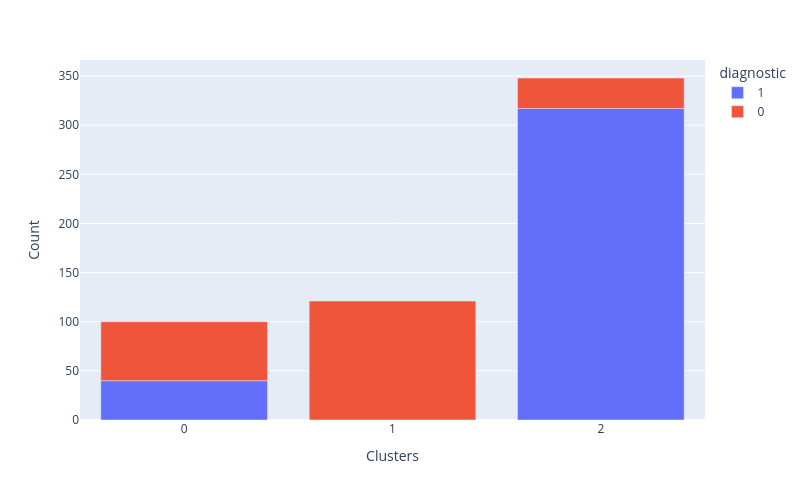
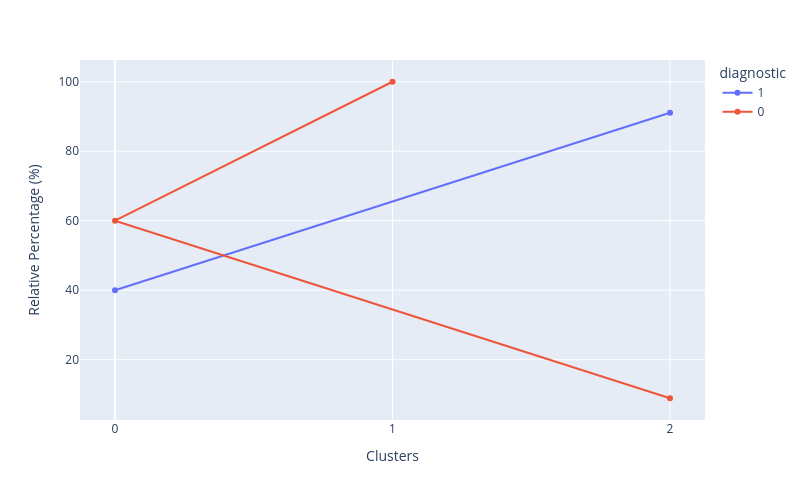

The notebook cell these images were saved under, in order:
### Markdown cell above
<img width="3%" height="3%" align="top"  src=" https://codeinstitute.s3.amazonaws.com/predictive_analytics/jupyter_notebook_icons/Result.png
"> 

Let's analyse the plots
* The first plot shows that cluster 0 has malignant cases only. Cluster 1 a mix of both cases with malignant predominant. The last cluster is predominantly benign cases (however, there are few malignant cases. If required, you could do a data analysis later on these malignant cases.)
* The second plot reveals the percentage presence of Diagnostic (malignant and benign) and displays the percentage in each cluster.

### Code cell
df_cluster_vs_diagnostic = df_diagnostic.reset_index(drop=True).copy()
df_cluster_vs_diagnostic['Clusters'] = X['Clusters']

df_cluster_vs_diagnostic["diagnostic"].unique()

cluster_distribution_per_variable(df=df_cluster_vs_diagnostic, target='diagnostic')

### Figure 1 — Plotly figure (JSON) as saved in the notebook; plotly's stock layout.template omitted (floating-point values rounded to 4 significant figures)
{"data": [{"hovertemplate": "diagnostic=1<br>Clusters=%{x}<br>Count=%{y}<extra></extra>", "legendgroup": "1", "marker": {"color": "#636efa", "pattern": {"shape": ""}}, "name": "1", "orientation": "v", "showlegend": true, "textposition": "auto", "type": "bar", "x": [2, 0], "xaxis": "x", "y": [317, 40], "yaxis": "y"}, {"hovertemplate": "diagnostic=0<br>Clusters=%{x}<br>Count=%{y}<extra></extra>", "legendgroup": "0", "marker": {"color": "#EF553B", "pattern": {"shape": ""}}, "name": "0", "orientation": "v", "showlegend": true, "textposition": "auto", "type": "bar", "x": [1, 0, 2], "xaxis": "x", "y": [121, 60, 31], "yaxis": "y"}], "layout": {"barmode": "relative", "height": 500, "legend": {"title": {"text": "diagnostic"}, "tracegroupgap": 0}, "margin": {"t": 60}, "width": 800, "xaxis": {"anchor": "y", "domain": [0, 1], "tickmode": "array", "tickvals": [0, 1, 2], "title": {"text": "Clusters"}}, "yaxis": {"anchor": "x", "domain": [0, 1], "title": {"text": "Count"}}}}

### Figure 2 — Plotly figure (JSON) as saved in the notebook; plotly's stock layout.template omitted (floating-point values rounded to 4 significant figures)
{"data": [{"hovertemplate": "diagnostic=1<br>Clusters=%{x}<br>Relative Percentage (%)=%{y}<extra></extra>", "legendgroup": "1", "line": {"color": "#636efa", "dash": "solid"}, "marker": {"symbol": "circle"}, "mode": "markers+lines", "name": "1", "orientation": "v", "showlegend": true, "type": "scatter", "x": [2, 0], "xaxis": "x", "y": [91.09, 40.0], "yaxis": "y"}, {"hovertemplate": "diagnostic=0<br>Clusters=%{x}<br>Relative Percentage (%)=%{y}<extra></extra>", "legendgroup": "0", "line": {"color": "#EF553B", "dash": "solid"}, "marker": {"symbol": "circle"}, "mode": "markers+lines", "name": "0", "orientation": "v", "showlegend": true, "type": "scatter", "x": [1, 0, 2], "xaxis": "x", "y": [100.0, 60.0, 8.908], "yaxis": "y"}], "layout": {"height": 500, "legend": {"title": {"text": "diagnostic"}, "tracegroupgap": 0}, "margin": {"t": 60}, "width": 800, "xaxis": {"anchor": "y", "domain": [0, 1], "tickmode": "array", "tickvals": [0, 1, 2], "title": {"text": "Clusters"}}, "yaxis": {"anchor": "x", "domain": [0, 1], "title": {"text": "Relative Percentage (%)"}}}}
